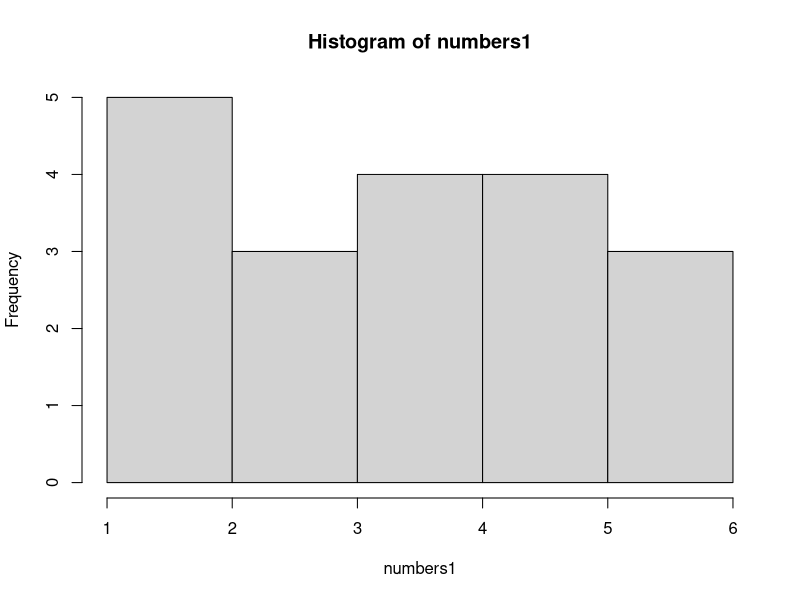
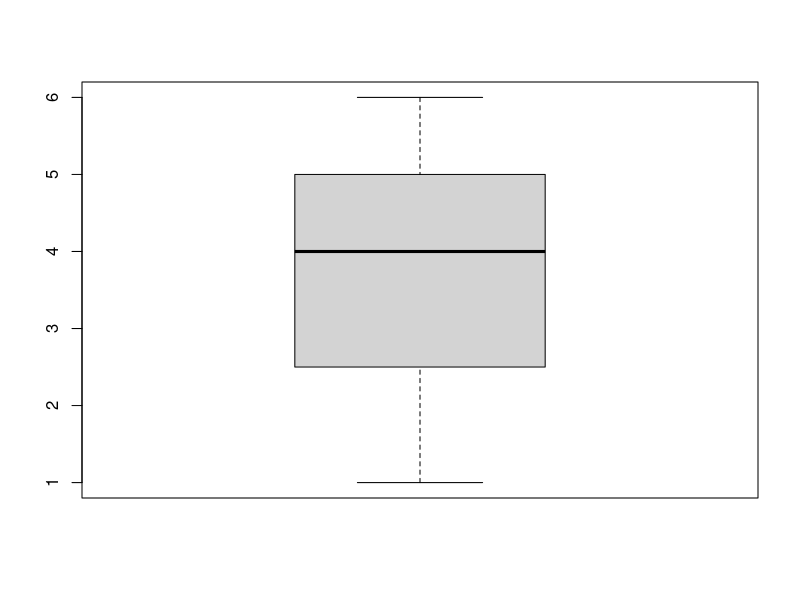
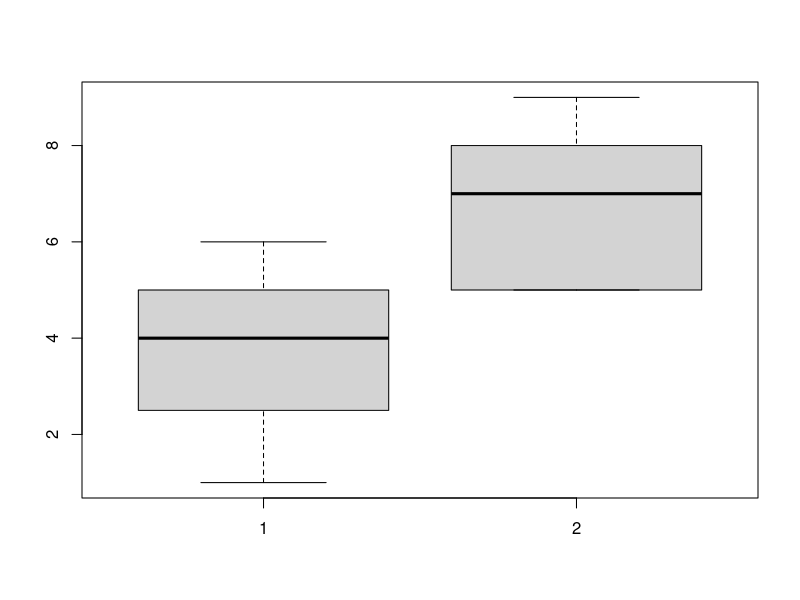
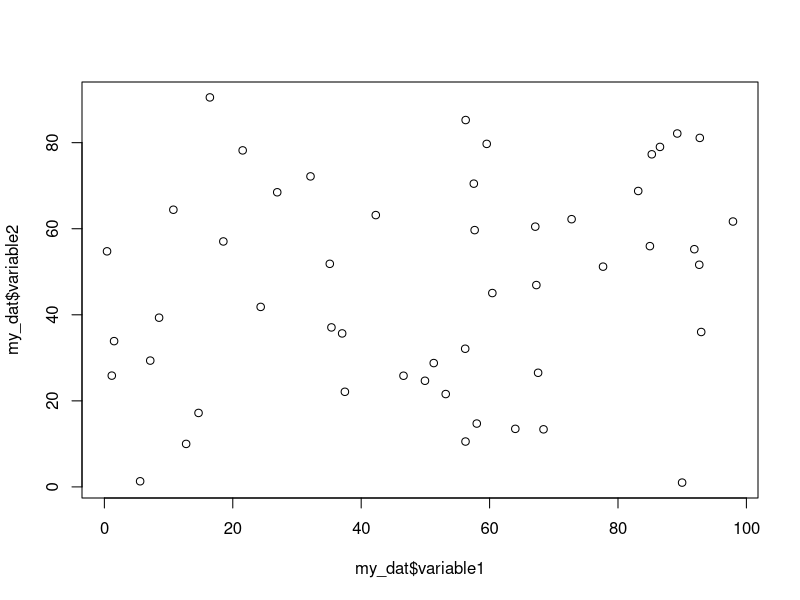
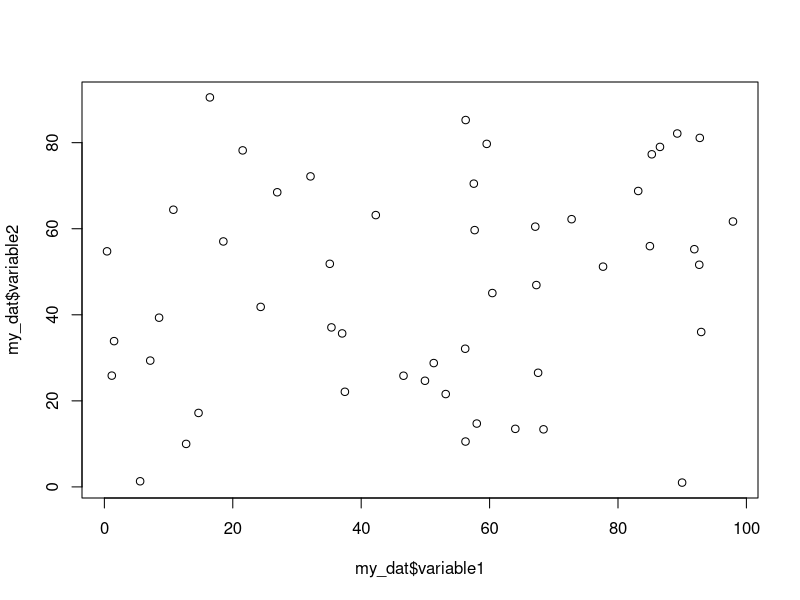
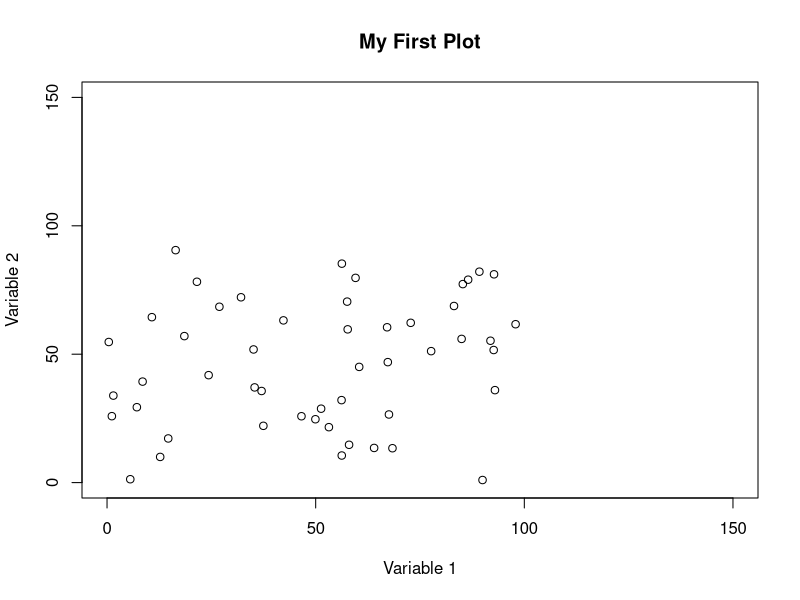

Write the R code that produced these figures, in order.
#####Visualizations with Base R

####Univariate Statistics

numbers1<- c(1,1,1,2,2,3,3,3,4,4,4,4,5,5,5,5,6,6,6)

hist(numbers1)

boxplot(numbers1)

numbers2<- c(5,5,5,5,5,6,6,6,7,7,7,8,8,8,9,9,9)

boxplot(numbers1,numbers2)

######Bivariate Statistics

#####make some fake data to create a scatterplot

#rnorm - normal distribution
#rpois - poisson
#rbinom - binomial
#runif - uniform

variable1<-runif(50,0,100)
variable2<-runif(50,0,100)
my_dat<-data.frame(variable1,variable2)

#####this does the same thing as the previous three lines
my_dat<-data.frame("variable1"=runif(50,0,100),"variable2"=runif(50,0,100))

#### Scatterplot
plot(my_dat$variable1,my_dat$variable2)

#####this does the same thing
plot(x=my_dat$variable1,y=my_dat$variable2)

###Base R has some limited graphics customization ability
plot(my_dat$variable1,my_dat$variable2,
     main="My First Plot", ###add main title
     xlab="Variable 1", ### x axis label
     ylab="Variable 2",### y axis label
     ylim=c(0,150),xlim=c(0,150))### set the length of the x and y axes.

?plot

